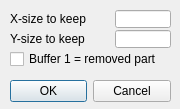
<?xml version="1.0" encoding="UTF-8"?>
<ui version="4.0">
 <class>CQDlgSimpleFilter_rectangularCut</class>
 <widget class="QDialog" name="CQDlgSimpleFilter_rectangularCut">
  <property name="geometry">
   <rect>
    <x>0</x>
    <y>0</y>
    <width>180</width>
    <height>109</height>
   </rect>
  </property>
  <property name="windowTitle">
   <string>Rectangular Cut</string>
  </property>
  <property name="locale">
   <locale language="English" country="UnitedStates"/>
  </property>
  <widget class="QDialogButtonBox" name="qqOkCancel">
   <property name="geometry">
    <rect>
     <x>10</x>
     <y>75</y>
     <width>161</width>
     <height>32</height>
    </rect>
   </property>
   <property name="standardButtons">
    <set>QDialogButtonBox::Cancel|QDialogButtonBox::Ok</set>
   </property>
  </widget>
  <widget class="QLineEdit" name="qqX">
   <property name="geometry">
    <rect>
     <x>115</x>
     <y>10</y>
     <width>56</width>
     <height>18</height>
    </rect>
   </property>
  </widget>
  <widget class="QCheckBox" name="qqInverse">
   <property name="geometry">
    <rect>
     <x>10</x>
     <y>50</y>
     <width>161</width>
     <height>18</height>
    </rect>
   </property>
   <property name="focusPolicy">
    <enum>Qt::StrongFocus</enum>
   </property>
   <property name="text">
    <string>Buffer 1 = removed part</string>
   </property>
  </widget>
  <widget class="QLabel" name="label">
   <property name="geometry">
    <rect>
     <x>10</x>
     <y>10</y>
     <width>101</width>
     <height>18</height>
    </rect>
   </property>
   <property name="text">
    <string>X-size to keep</string>
   </property>
  </widget>
  <widget class="QLineEdit" name="qqY">
   <property name="geometry">
    <rect>
     <x>115</x>
     <y>30</y>
     <width>56</width>
     <height>18</height>
    </rect>
   </property>
  </widget>
  <widget class="QLabel" name="label_2">
   <property name="geometry">
    <rect>
     <x>10</x>
     <y>30</y>
     <width>101</width>
     <height>18</height>
    </rect>
   </property>
   <property name="text">
    <string>Y-size to keep</string>
   </property>
  </widget>
 </widget>
 <tabstops>
  <tabstop>qqX</tabstop>
  <tabstop>qqY</tabstop>
  <tabstop>qqInverse</tabstop>
  <tabstop>qqOkCancel</tabstop>
 </tabstops>
 <resources/>
 <connections/>
</ui>
